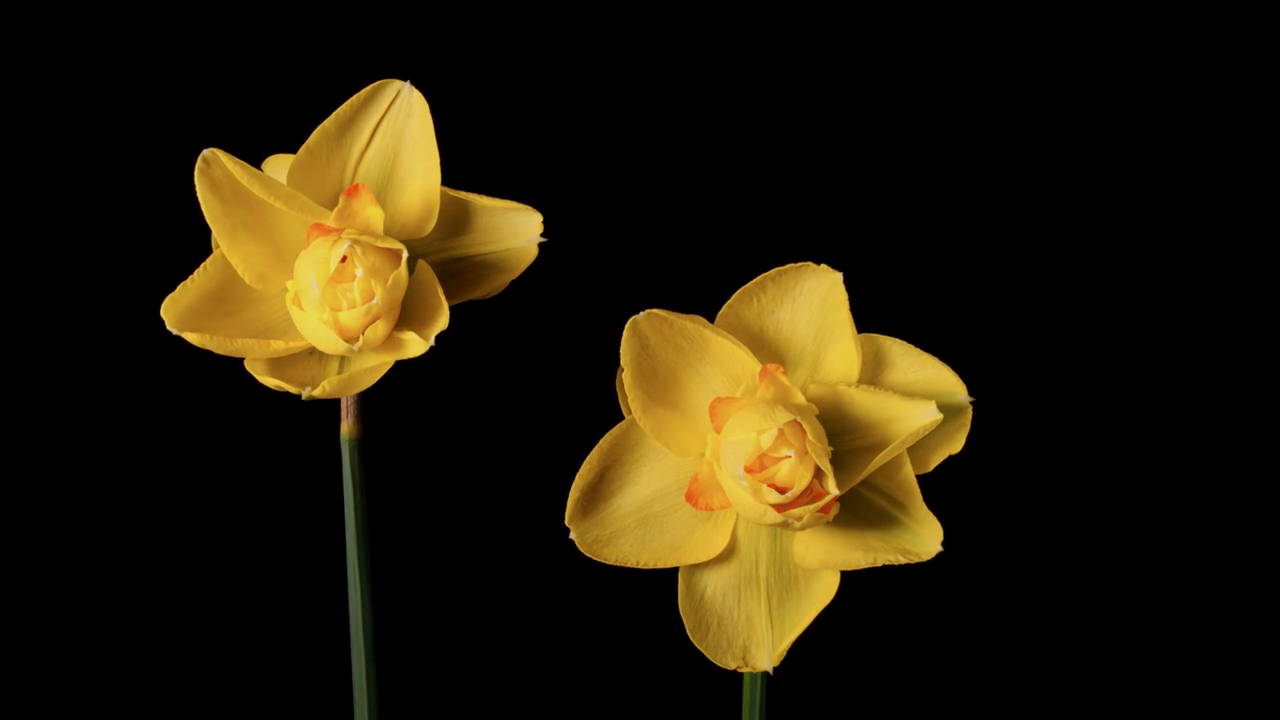
#> input picture frame 47 of color_detection_cv2/yellow_flower.mp4, 1280 x 720 px
$ python main_saved_video_test.py
#> lines starting #> are read from the running program, lines starting #| are printed output that depends on the picture; after the words box and inside, x2 and y2 are one past the last pixel; in counts of white or black regions, pixels touching at a corner belong together
### color_detection_cv2/utils.py
import cv2 as cv
import numpy as np


def get_bounds(color):
    c = np.uint8([[color]])

    # print(c)

    hscC = cv.cvtColor(c, cv.COLOR_BGR2HSV)

    # print(hscC)

    lower_limit = hscC[0][0][0] - 10, 100, 100
    upper_limit = hscC[0][0][0] + 10, 255, 255

    # print(lower_limit)
    # print(upper_limit)

    lower_limit = np.array(lower_limit, dtype=np.uint8)
    upper_limit = np.array(upper_limit, dtype=np.uint8)

    # print(lower_limit)
    # print(upper_limit)

    return lower_limit, upper_limit


# get_bounds([0, 255, 255])

### color_detection_cv2/main_saved_video_test.py
# %%
# from functools import update_wrapper
import os

import cv2
import numpy as np
import pandas as pd
from PIL import Image
from utils import get_bounds

# %%
# vid_path = os.path.join(".", "yellow_flower.mp4")
vid_path = os.path.join(".", "color_detection_cv2", "yellow_flower.mp4")
print(vid_path)
vid = cv2.VideoCapture(vid_path)
print(type(vid))
print(vid)


# %%
yellow = [0, 255, 255]  # bgr yellow
# white = [200, 200, 200]
lower_limit, upper_limit = get_bounds(yellow)
print(lower_limit)
print(upper_limit)


# %%
def bbox_draw(bbox, frame):
    x1, y1, x2, y2 = bbox
    frame = cv2.rectangle(frame, (x1, y1), (x2, y2), (0, 0, 255), 3)
    return frame


# %% MASK CLEANING
def mask_clean(mask):
    kernel = np.ones((1, 1), np.uint8)
    clean = cv2.morphologyEx(mask, cv2.MORPH_OPEN, kernel)
    clean = cv2.morphologyEx(clean, cv2.MORPH_CLOSE, kernel)
    return clean


# %%   show the hsv frame + masking everything except the yelloww color
ret = True
while ret:
    ret, frame = vid.read()
#> frame is the input picture: shape (720, 1280, 3); mean B, G, R 8.1, 27.5, 35.7
    frame = cv2.resize(frame, (1050, 550))
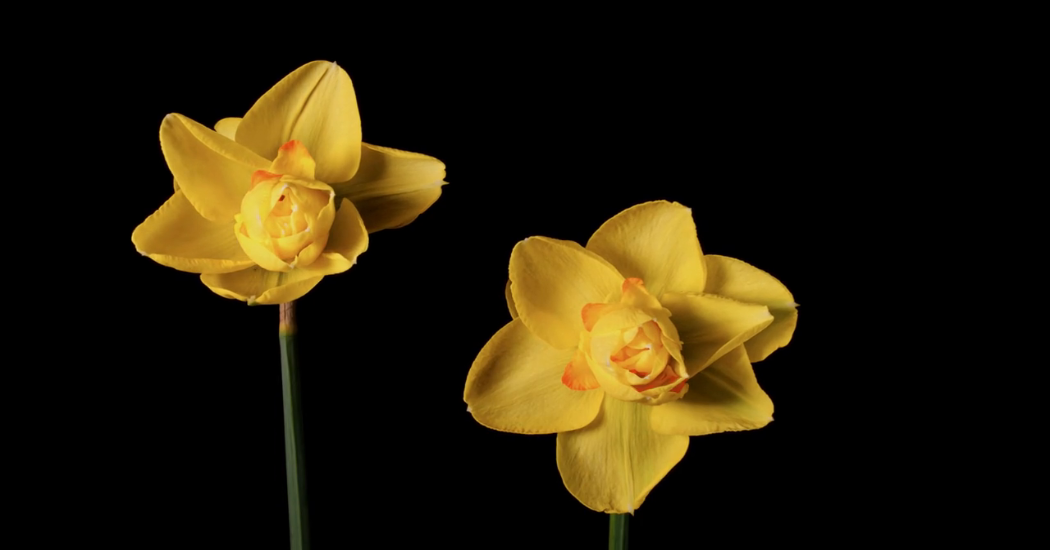
#> frame: shape (550, 1050, 3); mean B, G, R 8.1, 27.4, 35.7
    frame_hsv = cv2.cvtColor(frame, cv2.COLOR_BGR2HSV)
#> frame_hsv: shape (550, 1050, 3); mean H, S, V 6, 44.9, 35.8
    mask = cv2.inRange(frame_hsv, lower_limit, upper_limit)
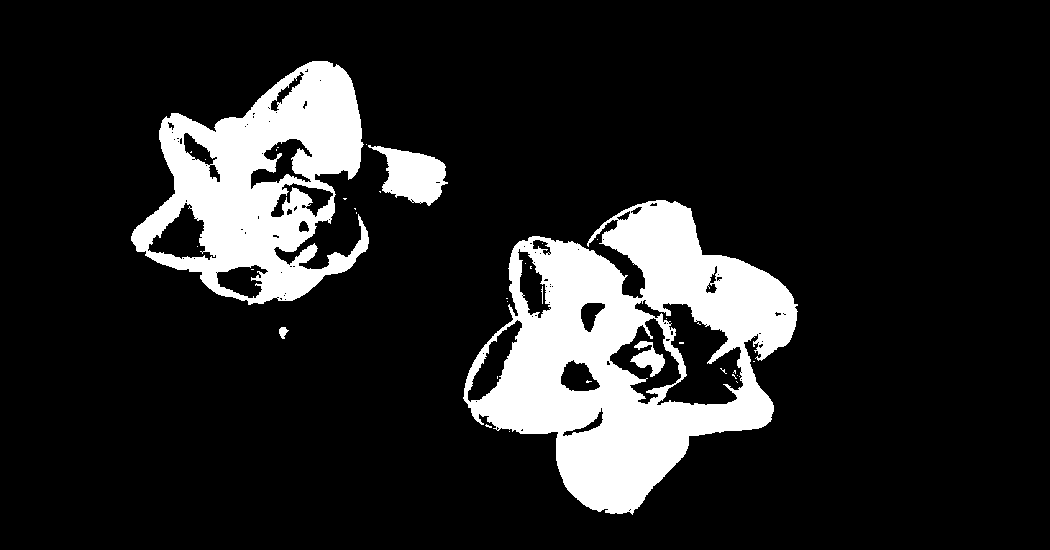
#> mask: shape (550, 1050); 14.4% white; 37 white regions (31 under 20 px), largest, box (x1, y1, x2, y2) and area: (463, 200, 798, 515) 50064, (131, 61, 369, 305) 29370, (368, 145, 448, 206) 2706, (630, 341, 665, 377) 603, (279, 327, 289, 339) 74, (541, 286, 543, 304) 20
    mask = mask_clean(mask)
    num_labels, labels, stats, _ = cv2.connectedComponentsWithStats(
        mask, connectivity=8
    )
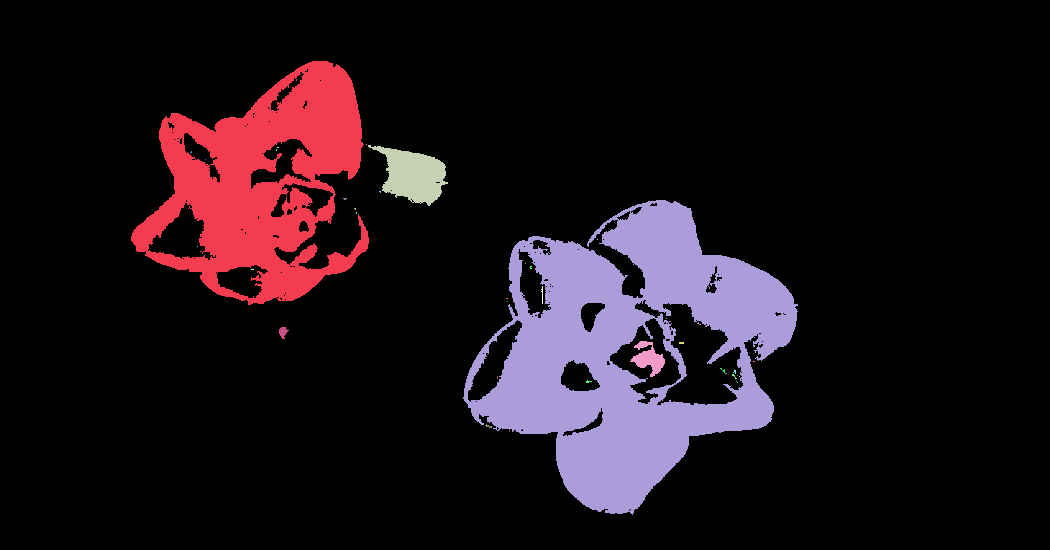
#> labels: shape (550, 1050) int32; 38 distinct labels, from 0 to 37; one colour per label, 0 black
#> num_labels = 38; stats = 38 rows, first 6: [0, 0, 1050, 550, 494547], [131, 61, 238, 244, 29370], [366, 144, 1, 1, 1], [368, 145, 80, 61, 2706], [277, 147, 2, 1, 2], [276, 149, 1, 2, 2]
    for i in range(1, num_labels):
        x1 = stats[i, cv2.CC_STAT_LEFT]
        y1 = stats[i, cv2.CC_STAT_TOP]
        w = stats[i, cv2.CC_STAT_WIDTH]
        h = stats[i, cv2.CC_STAT_HEIGHT]

        if w >= 60 and h >= 60:
            bbox = (x1, y1, x1 + w, y1 + h)
            frame = bbox_draw(bbox, frame)
#> this loop made 37 passes
#> (w, h, bbox, x2 in bbox_draw, y2 in bbox_draw) on passes 1, 3, 10: (238, 244, (131, 61, 369, 305), 369, 305), (80, 61, (368, 145, 448, 206), 448, 206), (335, 315, (463, 200, 798, 515), 798, 515)
#> (w, h) on passes 2, 4, 5, 6, 7, 8: (1, 1), (2, 1), (1, 2), (2, 2), (1, 1), (2, 2)
#> pass 1, in bbox_draw, `frame = cv2.rectangle(frame, (x1, y1), (x2, y2), (0, 0, 255), 3)`:
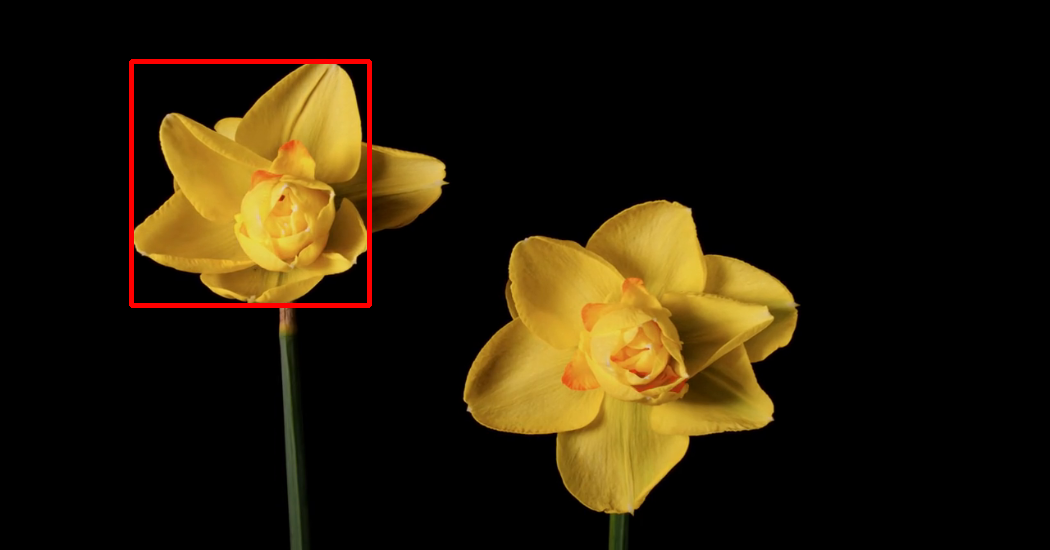
#> frame: shape (550, 1050, 3); 0.83% of pixels changed, all inside (x1, y1, x2, y2) = (129, 59, 372, 308)
#> pass 3, in bbox_draw (call 2), `frame = cv2.rectangle(frame, (x1, y1), (x2, y2), (0, 0, 255), 3)`:
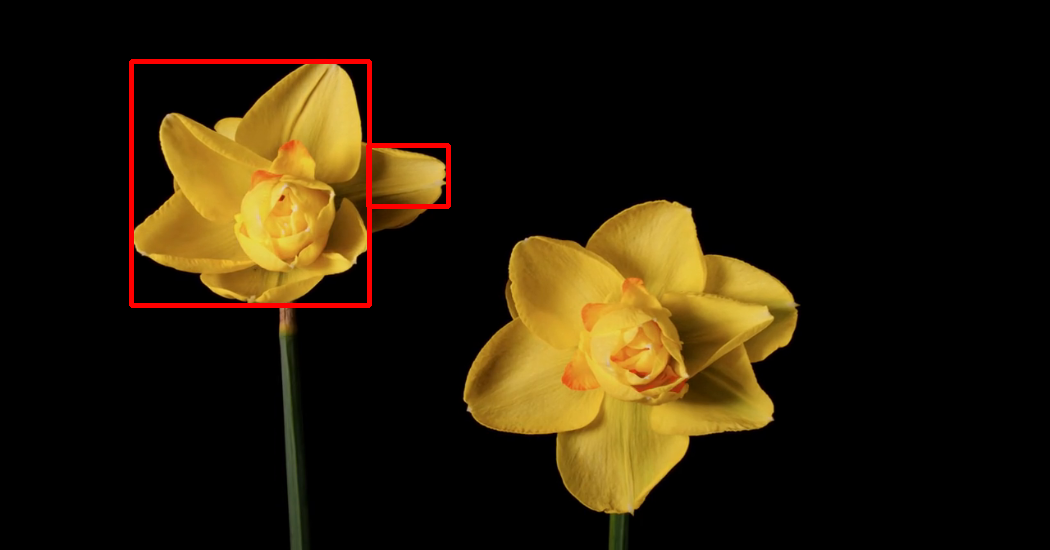
#> frame: shape (550, 1050, 3); 0.19% of pixels changed, all inside (x1, y1, x2, y2) = (366, 143, 451, 209)
#> after the loop:
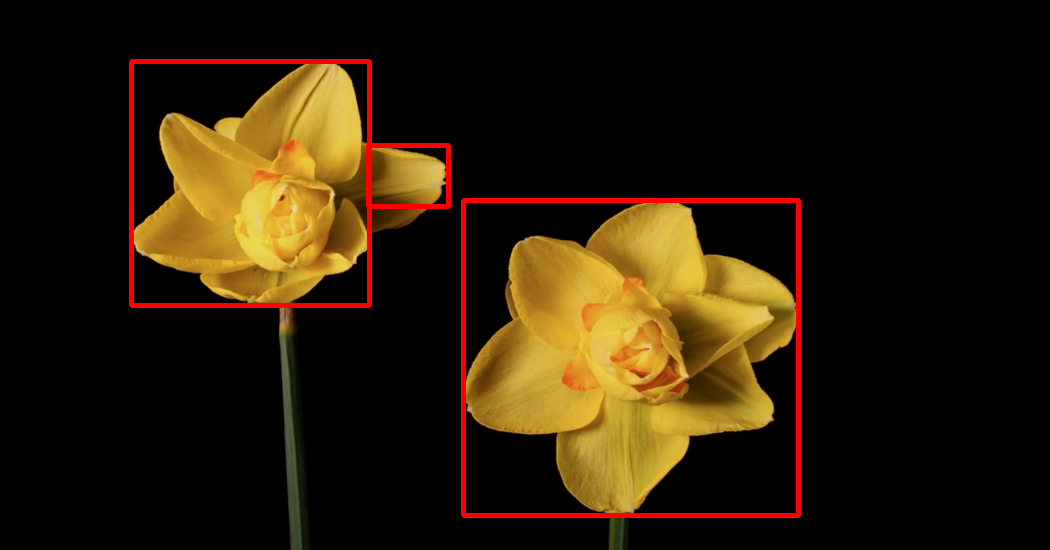
#> frame: shape (550, 1050, 3); 1.12% of pixels changed, all inside (x1, y1, x2, y2) = (461, 198, 801, 518)
    # [7 lines of commented-out code are left out]

    cv2.imshow("Frame", frame)
    # cv2.imshow("Frame hsv", frame_hsv)
    cv2.imshow("Mask img", mask)
    if cv2.waitKey(40) & 0xFF == ord("q"):
#> (key q is pressed here)
        break
vid.release()
cv2.destroyAllWindows()


# %%

$ run again, starting later in the video
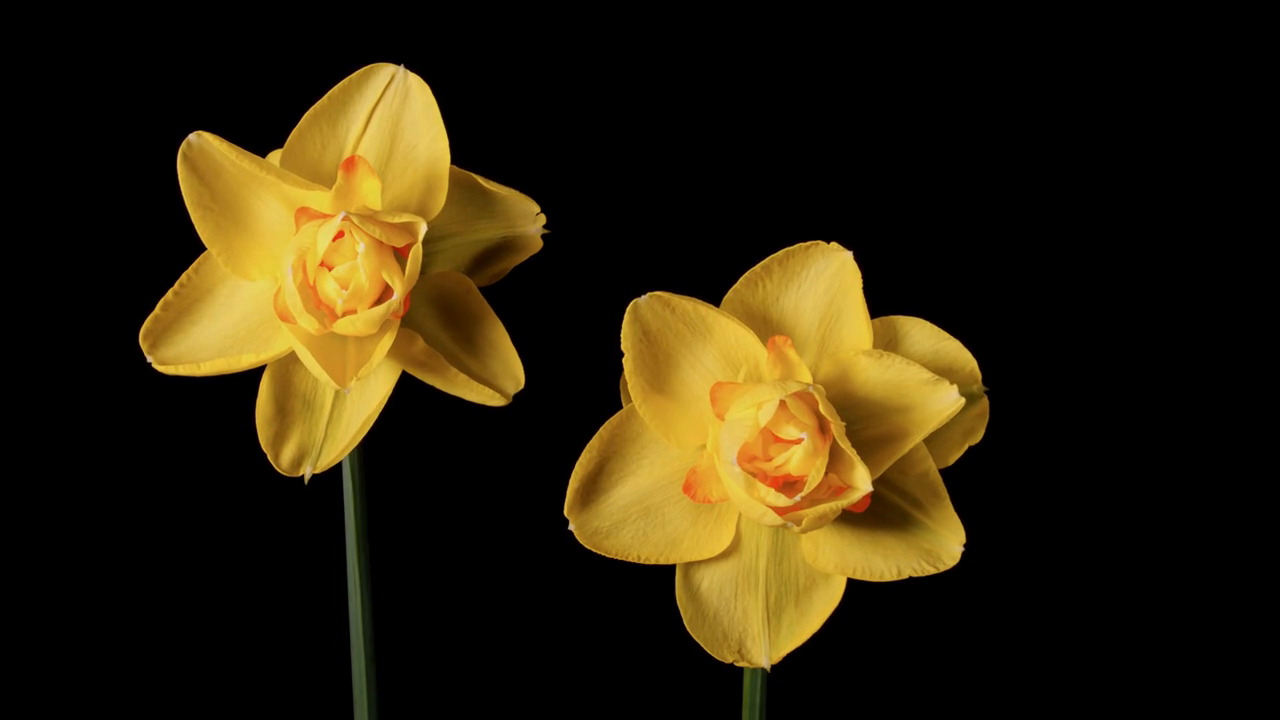
#> input picture frame 211 of color_detection_cv2/yellow_flower.mp4, 1280 x 720 px
#> frame is the input picture: shape (720, 1280, 3); mean B, G, R 10.5, 33.9, 44
#> frame_hsv: shape (550, 1050, 3); mean H, S, V 7, 53.6, 44.1
#> mask: shape (550, 1050); 17.5% white; 36 white regions (31 under 20 px), largest, box (x1, y1, x2, y2) and area: (462, 184, 811, 513) 54653, (115, 48, 449, 370) 45311, (632, 329, 678, 377) 752, (637, 324, 660, 335) 182, (372, 150, 380, 158) 24
#> `num_labels, labels, stats, _ = cv2.connectedComponentsWithStats( mask,..`:
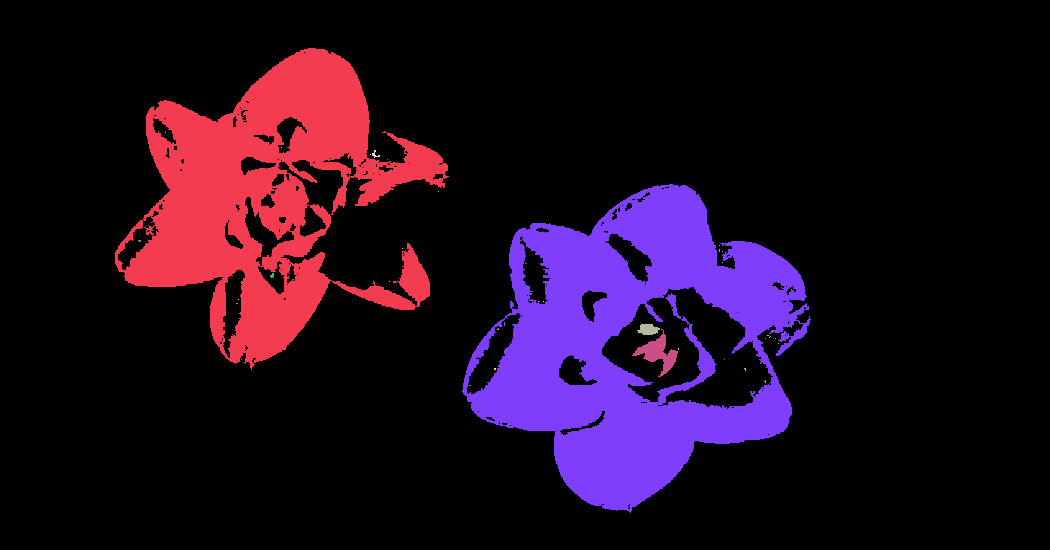
#> labels: shape (550, 1050) int32; 37 distinct labels, from 0 to 36; one colour per label, 0 black
#> num_labels = 37; stats = 37 rows, first 6: [0, 0, 1050, 550, 476507], [115, 48, 334, 322, 45311], [165, 132, 1, 1, 1], [281, 147, 1, 1, 1], [372, 150, 8, 8, 24], [370, 154, 1, 1, 1]
#> the loop `for i in range(1, num_labels):` made 36 passes
#> (w, h, bbox, x2 in bbox_draw, y2 in bbox_draw) on passes 1, 7: (334, 322, (115, 48, 449, 370), 449, 370), (349, 329, (462, 184, 811, 513), 811, 513)
#> after the loop `for i in range(1, num_labels):`:
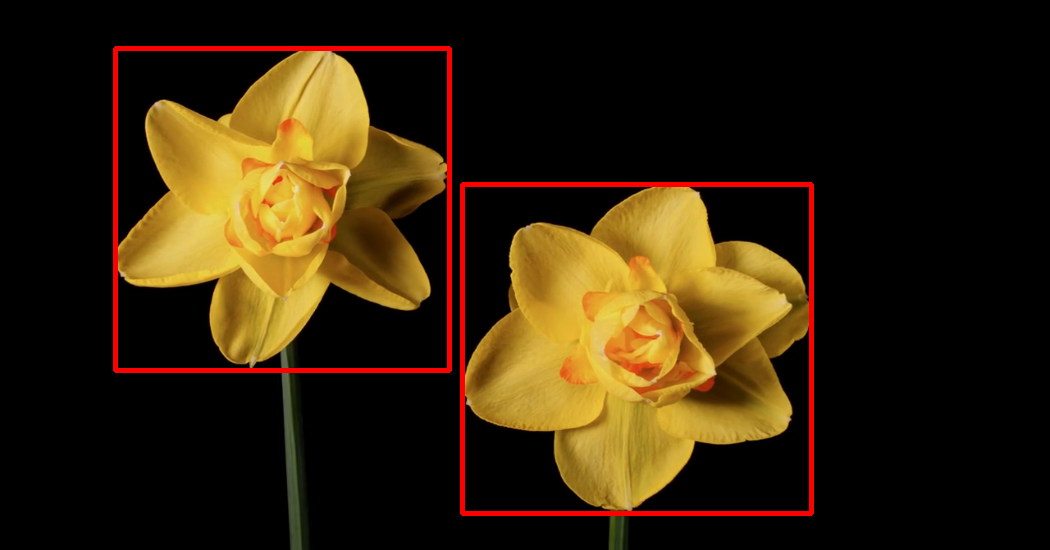
#> frame: shape (550, 1050, 3); mean B, G, R 10.4, 33.7, 49.8

$ run again, starting later in the video
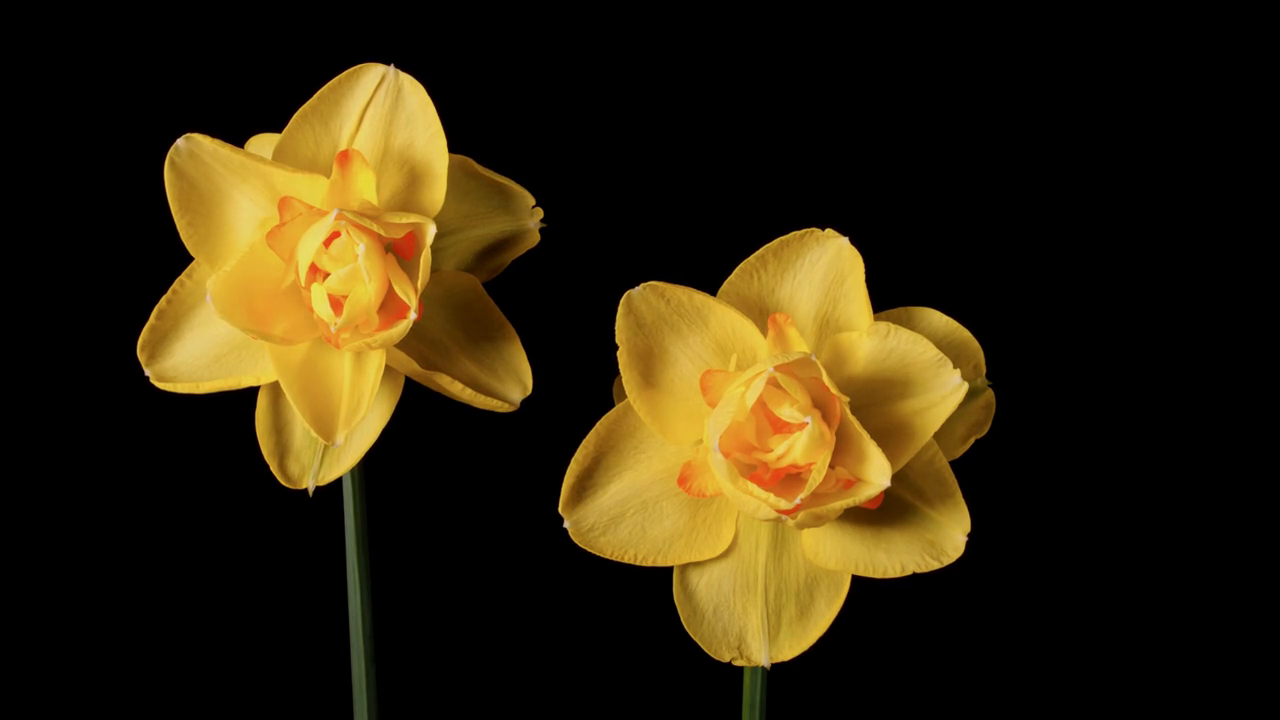
#> input picture frame 376 of color_detection_cv2/yellow_flower.mp4, 1280 x 720 px
#> frame is the input picture: shape (720, 1280, 3); mean B, G, R 11.6, 36.5, 47.9
#> frame_hsv: shape (550, 1050, 3); mean H, S, V 7.1, 56.4, 48
#> mask: shape (550, 1050); 18.2% white; 52 white regions (42 under 20 px), largest, box (x1, y1, x2, y2) and area: (458, 174, 808, 511) 54918, (112, 49, 446, 379) 46051, (671, 311, 734, 393) 1233
#> `num_labels, labels, stats, _ = cv2.connectedComponentsWithStats( mask,..`:
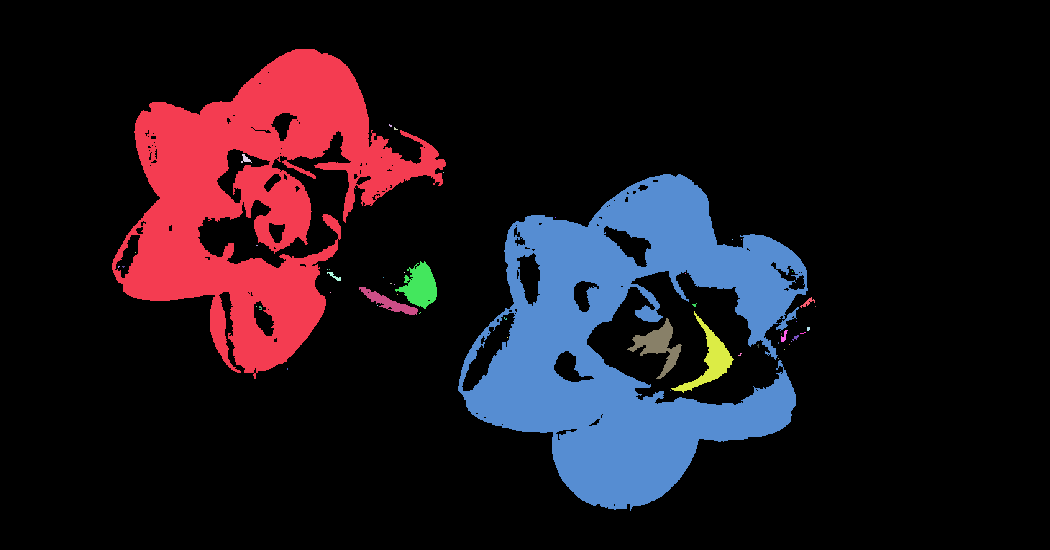
#> labels: shape (550, 1050) int32; 53 distinct labels, from 0 to 52; one colour per label, 0 black
#> num_labels = 53; stats = 53 rows, first 6: [0, 0, 1050, 550, 472230], [112, 49, 334, 330, 46051], [389, 124, 3, 3, 6], [394, 127, 4, 3, 7], [241, 154, 11, 9, 46], [443, 172, 1, 1, 1]
#> the loop `for i in range(1, num_labels):` made 52 passes
#> (w, h, bbox, x2 in bbox_draw, y2 in bbox_draw) on passes 1, 6, 33: (334, 330, (112, 49, 446, 379), 446, 379), (350, 337, (458, 174, 808, 511), 808, 511), (63, 82, (671, 311, 734, 393), 734, 393)
#> after the loop `for i in range(1, num_labels):`:
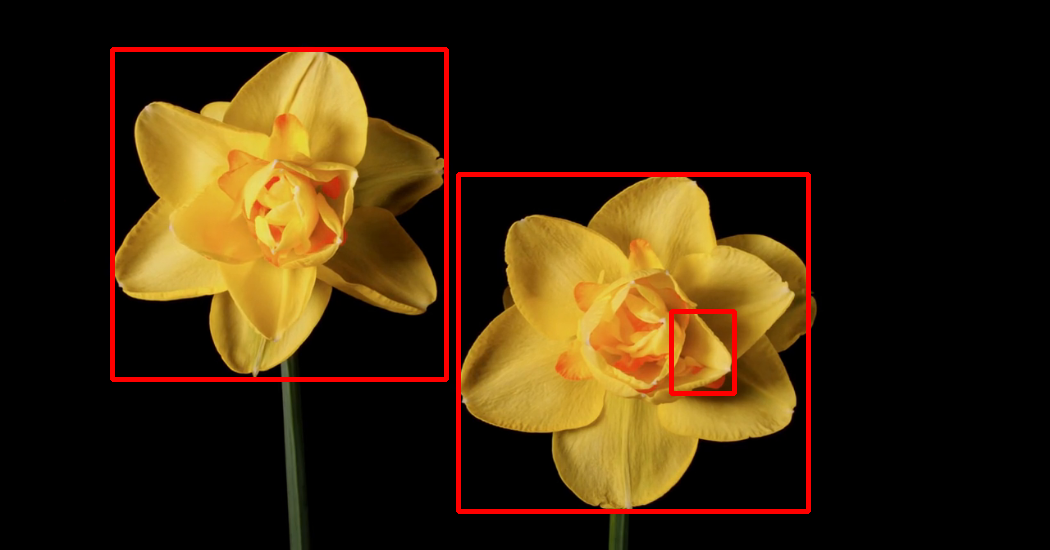
#> frame: shape (550, 1050, 3); mean B, G, R 11.5, 36.1, 54
